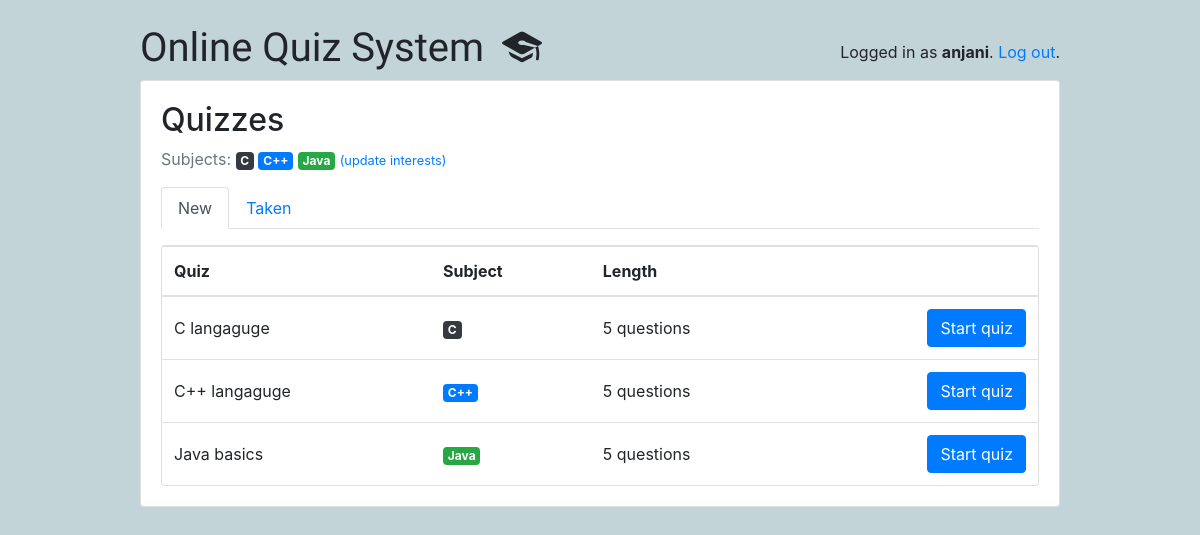
Screenshot of /students/ (signed in) with the database file from the repository.
### classroom/models.py (models this page shows, shortened)
class User(AbstractUser):
    is_student = models.BooleanField(default=False)
    is_teacher = models.BooleanField(default=False)

class Subject(models.Model):
    name = models.CharField(max_length=30)
    color = models.CharField(max_length=7, default='#007bff')
    def get_html_badge(self):
        name = escape(self.name)
        color = escape(self.color)
        html = '<span class="badge badge-primary" style="background-color: %s">%s</span>' % (color, name)
        return mark_safe(html)

class Quiz(models.Model):
    owner = models.ForeignKey(User, on_delete=models.CASCADE, related_name='quizzes')
    name = models.CharField(max_length=255)
    subject = models.ForeignKey(Subject, on_delete=models.CASCADE, related_name='quizzes')

### classroom/views/students.py (the view)
# urls.py: path('', students.QuizListView.as_view(), name='quiz_list'),
@method_decorator([login_required, student_required], name='dispatch')
class QuizListView(ListView):
    model = Quiz
    ordering = ('name', )
    context_object_name = 'quizzes'
    template_name = 'classroom/students/quiz_list.html'
    def get_queryset(self):
        student = self.request.user.student
        student_interests = student.interests.values_list('pk', flat=True)
        taken_quizzes = student.quizzes.values_list('pk', flat=True)
        queryset = Quiz.objects.filter(subject__in=student_interests) \
            .exclude(pk__in=taken_quizzes) \
            .annotate(questions_count=Count('questions')) \
            .filter(questions_count__gt=0)
        return queryset

### classroom/templates/classroom/students/quiz_list.html
{% extends 'base.html' %}
{% block content %}
  {% include 'classroom/students/_header.html' with active='new' %}
  <div class="card">
    <table class="table mb-0">
      <thead>
        <tr>
          <th>Quiz</th>
          <th>Subject</th>
          <th>Length</th>
          <th></th>
        </tr>
      </thead>
      <tbody>
        {% for quiz in quizzes %}
          <tr>
            <td class="align-middle">{{ quiz.name }}</td>
            <td class="align-middle">{{ quiz.subject.get_html_badge }}</td>
            <td class="align-middle">{{ quiz.questions_count }} questions</td>
            <td class="text-right">
              <a href="{% url 'students:take_quiz' quiz.pk %}" class="btn btn-primary">Start quiz</a>
            </td>
          </tr>
        {% empty %}
          <tr>
            <td class="bg-light text-center font-italic" colspan="4">No quiz matching your interests right now.</td>
          </tr>
        {% endfor %}
      </tbody>
    </table>
  </div>
{% endblock %}

### templates/base.html (shortened to what this page needs)
{% load static %}<!doctype html>
<html lang="en">
  <head>
    <link rel="stylesheet" href="https://maxcdn.bootstrapcdn.com/bootstrap/4.0.0/css/bootstrap.min.css">
    <link rel="stylesheet" type="text/css" href="{% static 'vendor/fontello-2f186091/css/fontello.css' %}">
    <link rel="stylesheet" type="text/css" href="{% static 'css/app.css' %}">
    {% if user.is_authenticated and user.is_teacher %}
      <link rel="stylesheet" type="text/css" href="{% static 'css/teachers.css' %}">
    {% else %}
      <link rel="stylesheet" type="text/css" href="{% static 'css/students.css' %}">
    {% endif %}
  </head>
  <body>
    <div class="container my-4">
      <div class="row justify-content-center">
        <div class="col-md-10 col-sm-12">
          <div class="row">
            <div class="col-6">
              <h1 class="logo">
                <a href="{% url 'home' %}">
                  Online Quiz System
                  {% if user.is_authenticated %}
                    {% if user.is_teacher %}
                      <span class="icon-feather" data-toggle="tooltip" data-placement="right" title="Teacher profile"></span>
                    {% else %}
                      <span class="icon-graduation-cap" data-toggle="tooltip" data-placement="right" title="Student profile"></span>
                    {% endif %}
                  {% endif %}
                </a>
              </h1>
            </div>
            <div class="col-6 text-right">
              {% if user.is_authenticated %}
                <p class="pt-3">Logged in as <strong>{{ user.username }}</strong>. <a href="{% url 'logout' %}">Log out</a>.</p>
              {% else %}
                <a href="{% url 'login' %}" class="btn btn-light" role="button">Log in</a>
                <a href="{% url 'signup' %}" class="btn btn-primary" role="button">Sign up</a>
              {% endif %}
            </div>
          </div>
          <div class="card mb-3">
            <div class="card-body">
              {% block content %}
              {% endblock %}
            </div>
          </div>
        </div>
      </div>
    </div>
  </body>
</html>

### classroom/templates/classroom/students/_header.html
<h2>Quizzes</h2>
<p class="text-muted">
  Subjects:{% for subject in user.student.interests.all %} {{ subject.get_html_badge }}{% endfor %}
  <a href="{% url 'students:student_interests' %}"><small>(update interests)</small></a>
</p>
<ul class="nav nav-tabs mb-3">
  <li class="nav-item">
    <a class="nav-link{% if active == 'new' %} active{% endif %}" href="{% url 'students:quiz_list' %}">New</a>
  </li>
  <li class="nav-item">
    <a class="nav-link{% if active == 'taken' %} active{% endif %}" href="{% url 'students:taken_quiz_list' %}">Taken</a>
  </li>
</ul>

### static/css/app.css (style rules this page uses)
.logo { font-family: 'Clicker Script', cursive; }
.logo a { color: #212529; text-decoration: none; }

### static/css/students.css (style rules this page uses)
body { background-color: #c2d4d8; }

### rows the page displays
User: username "anjani"
Subject: get_html_badge "C"
Subject: get_html_badge "C++"
Subject: get_html_badge "Java"
Quiz: name "C langaguge", subject.get_html_badge "C", questions_count "5"
Quiz: name "C++ langaguge", subject.get_html_badge "C++", questions_count "5"
Quiz: name "Java basics", subject.get_html_badge "Java", questions_count "5"
